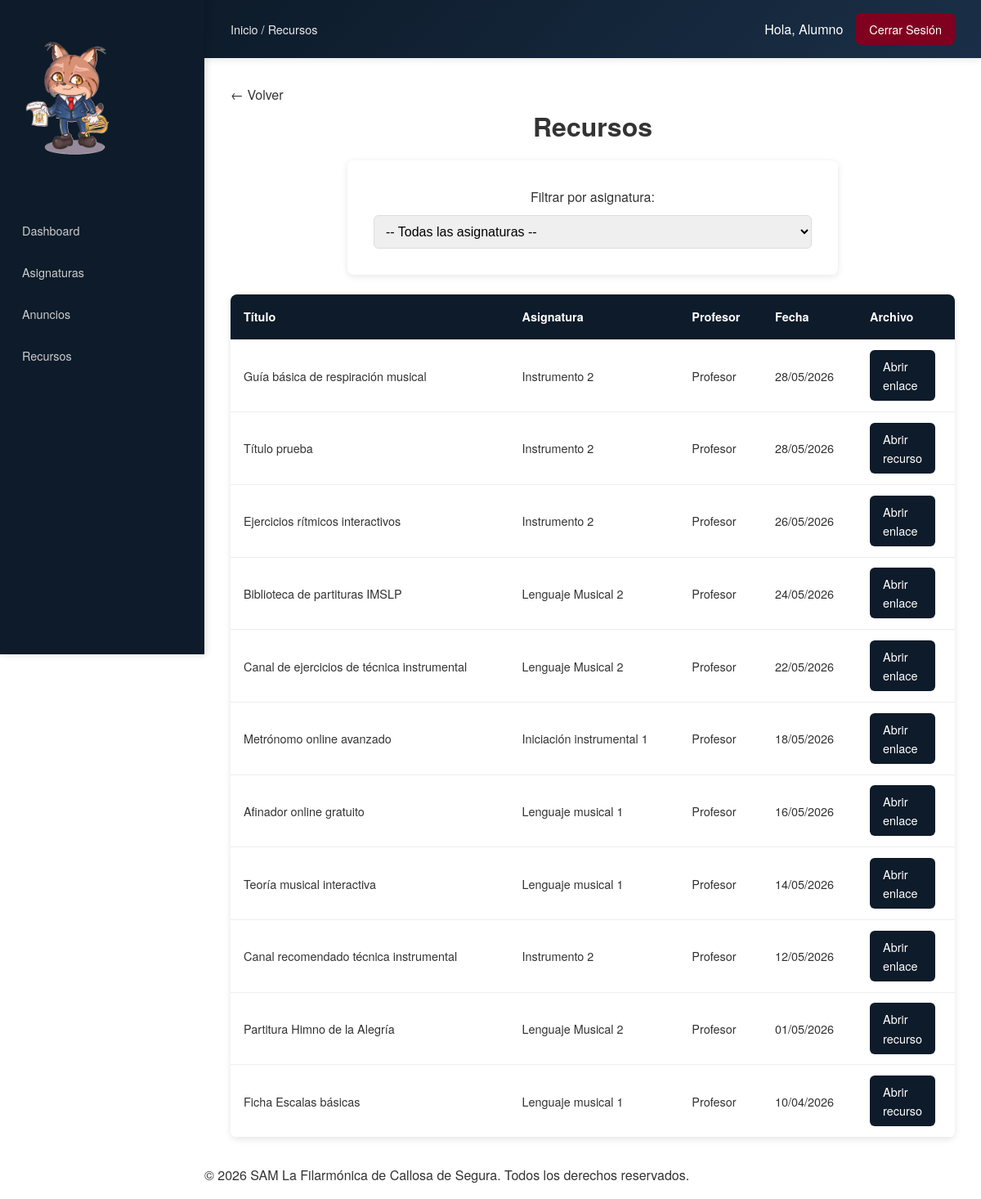
/alumno/recursos.php (signed in), run on the app's committed database.
### tables this page shows
CREATE TABLE `recursos` (
  `id_recurso` int(11) NOT NULL,
  `id_asignatura` int(11) NOT NULL,
  `titulo` varchar(150) NOT NULL,
  `fecha_subida` date DEFAULT NULL,
  `publicado_por` int(11) DEFAULT NULL,
  `archivo` varchar(255) NOT NULL
);

CREATE TABLE `asignaturas` (
  `id_asignatura` int(11) NOT NULL,
  `nombre` varchar(100) NOT NULL,
  `id_curso` int(11) DEFAULT NULL,
  `id_profesor` int(11) DEFAULT NULL
);

CREATE TABLE `usuarios` (
  `id_usuario` int(11) NOT NULL,
  `nombre` varchar(100) NOT NULL,
  `apellidos` varchar(150) NOT NULL,
  `email` varchar(150) NOT NULL,
  `password` varchar(255) NOT NULL,
  `telefono` varchar(20) DEFAULT NULL,
  `dni` varchar(20) DEFAULT NULL,
  `fecha_nacimiento` date DEFAULT NULL,
  `direccion` text DEFAULT NULL,
  `rol` enum('admin','profesor','alumno') NOT NULL,
  `fecha_registro` date DEFAULT NULL,
  `activo` tinyint(1) DEFAULT 1
);

### alumno/recursos.php (the view, shortened to what this page needs)
<?php
require_once "../includes/funciones.php";
$id_alumno = $_SESSION['id_usuario'];
$conexion = conectar();
$filtro_asignatura = "";
$recursos = $conexion->query("SELECT r.*, asi.nombre AS asignatura_nombre, u.nombre AS profesor_nombre
                                FROM recursos r
                                JOIN asignaturas asi ON r.id_asignatura = asi.id_asignatura
                                JOIN matriculas m ON asi.id_curso = m.id_curso
                                JOIN usuarios u ON r.publicado_por = u.id_usuario
                                WHERE m.id_alumno = $id_alumno AND m.estado = 'activa' $filtro_asignatura
                                ORDER BY r.fecha_subida DESC");
include "../plantillas/header_privado.php";
include "../plantillas/navbar_privado.php";
?>
<main class="main">
    <h1>Recursos</h1>
    <form method="GET" style="margin-bottom: 20px; display: flex; align-items: center; gap: 10px;">
        <label for="filtro-asignatura">Filtrar por asignatura:</label>
        <select name="id_asignatura" id="filtro-asignatura" onchange="this.form.submit()">
            <option value="">-- Todas las asignaturas --</option>
        </select>
    </form>
    <?php if ($recursos && $recursos->num_rows > 0) { ?>
        <table>
            <thead>
                <tr>
                    <th>Título</th>
                    <th>Asignatura</th>
                    <th>Profesor</th>
                    <th>Fecha</th>
                    <th>Archivo</th>
                </tr>
            </thead>
            <tbody>
                <?php while ($recurso = $recursos->fetch_assoc()) { ?>
                    <tr>
                        <td><?= htmlspecialchars($recurso['titulo']) ?></td>
                        <td><?= htmlspecialchars($recurso['asignatura_nombre']) ?></td>
                        <td><?= htmlspecialchars($recurso['profesor_nombre']) ?></td>
                        <td><?= date("d/m/Y", strtotime($recurso['fecha_subida'])) ?></td>
                        <td>
                            <?php
                            $archivo = $recurso['archivo'];
                            if (filter_var($archivo, FILTER_VALIDATE_URL)) {
                            ?>
                                <a href="<?= $archivo ?>" target="_blank" class="btn-editar">
                                    Abrir enlace
                                </a>
                            <?php } else { ?>
                                <a href="../subidas/recursos/<?= urlencode($archivo) ?>" target="_blank" class="btn-editar">
                                    Abrir recurso
                                </a>
                            <?php } ?>
                        </td>
                    </tr>
                <?php } ?>
            </tbody>
        </table>
    <?php } else { ?>
        <p>No hay recursos disponibles.</p>
    <?php } ?>
</main>
<?php
include "../plantillas/footer_privado.php";
?>

### estaticos/css/styles.css (style rules this page uses)
* { box-sizing: border-box; margin: 0; padding: 0; }
html, body { height: 100%; margin: 0; }
body { font-family: 'Helvetica Neue', Arial, sans-serif; line-height: 1.6; color: #333333; display: flex; flex-direction: column; min-height: 100vh; min-width: 320px; }
main { flex: 1; }
a { text-decoration: none; color: inherit; }
h1, h2, h3 { margin-bottom: 1rem; text-align: center; }

### estaticos/css/privado.css (style rules this page uses)
* { box-sizing: border-box; }
html, body { min-width: 320px; }
body { margin: 0; padding: 0; }
.main { padding: 1rem; width: 100%; max-width: 1400px; min-width: 300px; margin: 0 auto; }
table { width: 100%; display: block; overflow-x: auto; -webkit-overflow-scrolling: touch; border-collapse: collapse; margin-top: 1.5rem; background: white; border-radius: 8px; box-shadow: 0 2px 8px rgba(0, 0, 0, 0.1); font-size: 0.85rem; }
table thead { background: #0D1B2A; color: white; }
table th { padding: 0.6rem 0.4rem; text-align: left; font-weight: 600; }
table td { padding: 0.75rem 0.4rem; border-bottom: 1px solid #eee; max-height: 200px; }
td:last-child, th:last-child { width:1%; }
.btn-crear, .btn-editar, .btn-eliminar, .btn-aprobar, .btn-rechazar { display: inline-block; padding: 6px 12px; border-radius: 6px; text-decoration: none; font-size: 0.8rem; transition: all 0.3s; border: none; cursor: pointer; }
.btn-editar { background: #0D1B2A; color: white; margin-right: 0.25rem; margin-bottom: 0.25rem; }
form { margin: 0 auto; display: flex; flex-direction: column; gap: 0.75rem; width: 100%; background: white; padding: 1.25rem; border-radius: 8px; box-shadow: 0 2px 8px rgba(0, 0, 0, 0.1); }
form input, form select, form textarea { padding: 8px; border: 1px solid #ddd; border-radius: 6px; font-size: 0.9rem; width: 100%; }
@media (min-width: 768px) { .main { padding: 1.5rem; } }
@media (min-width: 768px) { table { font-size: 0.9rem; } }
@media (min-width: 768px) { table th { padding: 1rem; } }
@media (min-width: 768px) { table td { padding: 0.8rem 1rem; } }
@media (min-width: 768px) { .btn-crear, .btn-editar, .btn-eliminar, .btn-aprobar, .btn-rechazar { padding: 8px 16px; font-size: 0.9rem; } }
@media (min-width: 768px) { .btn-editar { margin-right: 0.5rem; margin-bottom: 0; } }
@media (min-width: 768px) { form { width: 100%; max-width: 600px; margin: 0 auto; padding: 2rem; gap: 0.5rem; } }
@media (min-width: 768px) { form input, form select, form textarea { padding: 10px; font-size: 1rem; } }
@media (min-width: 1024px) { .main { padding: 2rem; max-width: 1200px; } }
@media (min-width: 1024px) { body { margin-left: 250px; } }

### data on the page
recursos: titulo "Guía básica de respiración musical", id_asignatura.nombre "Instrumento 2", publicado_por.nombre "Profesor", fecha_subida "28/05/2026"
recursos: titulo "Título prueba", id_asignatura.nombre "Instrumento 2", publicado_por.nombre "Profesor", fecha_subida "28/05/2026"
recursos: titulo "Ejercicios rítmicos interactivos", id_asignatura.nombre "Instrumento 2", publicado_por.nombre "Profesor", fecha_subida "26/05/2026"
recursos: titulo "Biblioteca de partituras IMSLP", id_asignatura.nombre "Lenguaje Musical 2", publicado_por.nombre "Profesor", fecha_subida "24/05/2026"
recursos: titulo "Canal de ejercicios de técnica instrumental", id_asignatura.nombre "Lenguaje Musical 2", publicado_por.nombre "Profesor", fecha_subida "22/05/2026"
recursos: titulo "Metrónomo online avanzado", id_asignatura.nombre "Iniciación instrumental 1", publicado_por.nombre "Profesor", fecha_subida "18/05/2026"
recursos: titulo "Afinador online gratuito", id_asignatura.nombre "Lenguaje musical 1", publicado_por.nombre "Profesor", fecha_subida "16/05/2026"
recursos: titulo "Teoría musical interactiva", id_asignatura.nombre "Lenguaje musical 1", publicado_por.nombre "Profesor", fecha_subida "14/05/2026"
recursos: titulo "Canal recomendado técnica instrumental", id_asignatura.nombre "Instrumento 2", publicado_por.nombre "Profesor", fecha_subida "12/05/2026"
recursos: titulo "Partitura Himno de la Alegría", id_asignatura.nombre "Lenguaje Musical 2", publicado_por.nombre "Profesor", fecha_subida "01/05/2026"
recursos: titulo "Ficha Escalas básicas", id_asignatura.nombre "Lenguaje musical 1", publicado_por.nombre "Profesor", fecha_subida "10/04/2026"

### other printed values
$breadcrumbs[$pagina_actual] "Recursos"
$nombre "Alumno"
